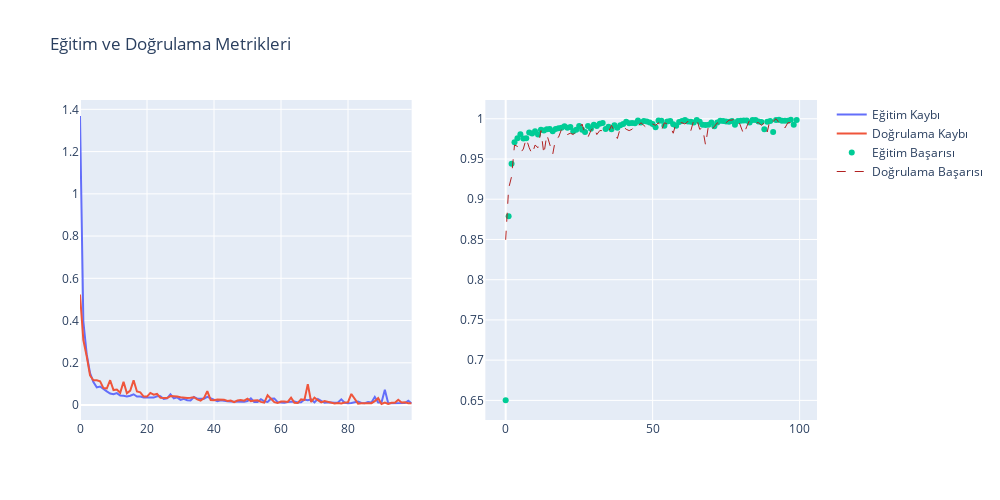

This figure's notebook cell:
### Markdown cell above
#### Eğitim ve doğrulama kayıp grafiği

### Code cell
# Eğitim ve doğrulama kayıp grafiği ve Eğitim ve doğrulama başarı grafiği

import plotly.graph_objects as go
from plotly.subplots import make_subplots

fig = make_subplots(rows=1, cols=2)

fig.add_trace(
    go.Scatter(y=history.history['loss'], name="Eğitim Kaybı"),
    row=1, col=1
)

fig.add_trace(
    go.Scatter(y=history.history['val_loss'], name="Doğrulama Kaybı"),
    row=1, col=1
)

fig.add_trace(
    go.Scatter(y=history.history['accuracy'], name="Eğitim Başarısı", 
            mode='markers'
               ),
    row=1, col=2
)

fig.add_trace(
    go.Scatter(y=history.history['val_accuracy'], name="Doğrulama Başarısı",
               mode='lines', line=dict(color='firebrick', width=1, dash='dash')
               ),
    row=1, col=2
)
fig.update_layout(height=500, width=1000, title_text="Eğitim ve Doğrulama Metrikleri")
fig.show()
